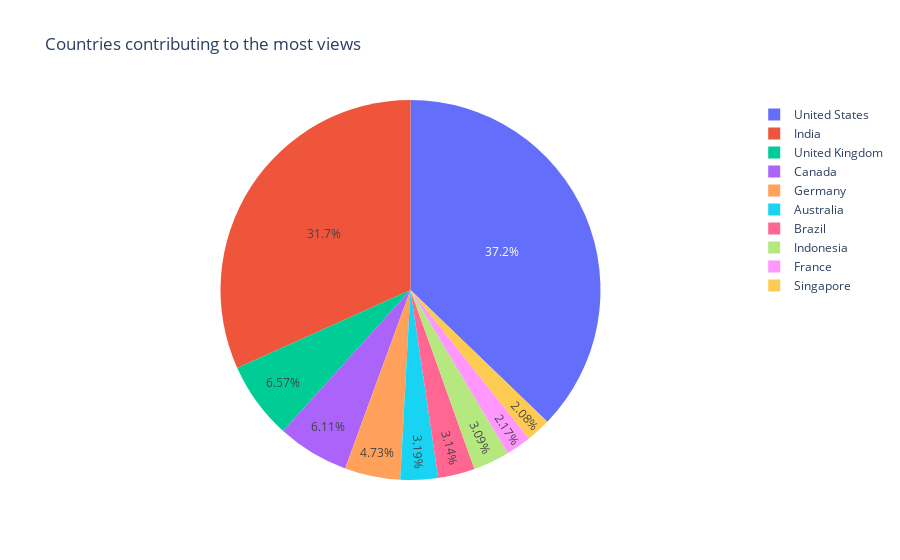

The notebook cell saved with this chart:
### Code cell
df_con = pd.read_csv('Aggregated_Metrics_By_Country_And_Subscriber_Status.csv')
df_grp = df_con.groupby('Country Code', axis=0).sum()

df_dp = df_grp.sort_values(['Views'],ascending=False)
df_ddp = df_dp.drop(['Video Length','Is Subscribed','Video Likes Added','Video Dislikes Added','Video Likes Removed','User Subscriptions Added','User Subscriptions Removed',
'Average View Percentage','Average Watch Time','User Comments Added'], axis=1)
# list =['United States of America', 'India','Great Britain','Canada','Germany']
df_cr = df_ddp.head(10)
df_cr.index= coco.convert(names = df_cr.index, to = 'name_short')
fig = px.pie(df_cr , names=df_cr.index, values=df_cr['Views'], title='Countries contributing to the most views')#df_cr.index
fig.show()

### Figure 1 — Plotly figure (JSON) as saved in the notebook; plotly's stock layout.template omitted (floating-point values rounded to 4 significant figures)
{"data": [{"domain": {"x": [0, 1], "y": [0, 1]}, "hovertemplate": "index=%{label}<br>Views=%{value}<extra></extra>", "labels": ["United States", "India", "United Kingdom", "Canada", "Germany", "Australia", "Brazil", "Indonesia", "France", "Singapore"], "legendgroup": "", "name": "", "showlegend": true, "type": "pie", "values": [1354450, 1155510, 239177, 222373, 172165, 116295, 114161, 112500, 78852, 75794]}], "layout": {"legend": {"tracegroupgap": 0}, "title": {"text": "Countries contributing to the most views"}}}
